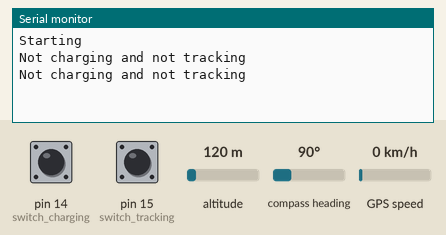
The sketch below on a simulated Arduino Mega 2560, built with avr-gcc and run on an emulated ATmega2560. Shown: the last lines printed to the serial monitor. The test bench sets the inputs (shaded band); at power-on: pin 14 (switch_charging) HIGH, pin 15 (switch_tracking) HIGH, altitude 120 m, compass heading 90°, GPS speed 0 km/h. The GPS gets a fix after 3 s at 37.7749, -122.4194 with 8 satellites.

Above: at 1.8 s.
1.9 s: pin 14 (switch_charging) pulled LOW for 0.6 s
At 2.8 s:
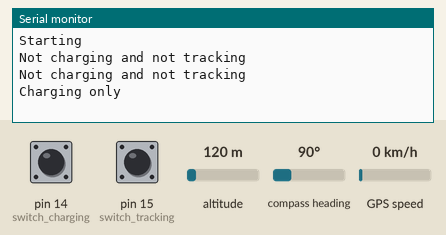
4.0 s: pin 15 (switch_tracking) pulled LOW for 0.6 s
At 4.5 s:
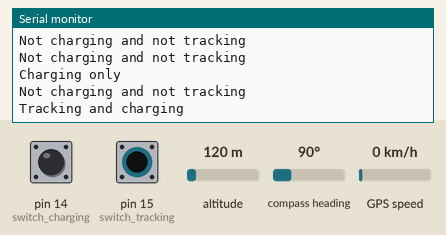
10.5 s: pin 15 (switch_tracking) pulled LOW for 1 s
At 11.9 s:
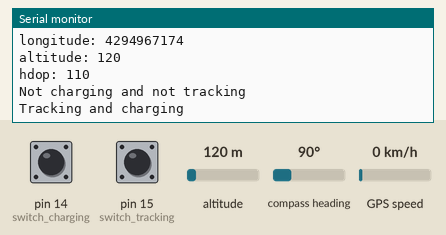
14.5 s: pin 14 (switch_charging) driven LOW
At 17.9 s:
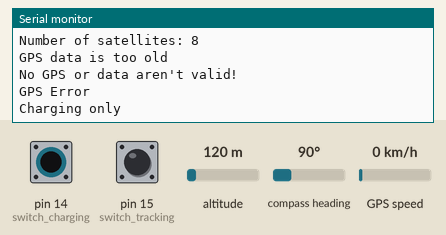

The sketch:

GPS_test_433.ino
```cpp
#include <TinyGPSPlus.h>
TinyGPSPlus gps;

// switch tracking / not tracking (for charging only)
int switch_charging = 14;
int switch_tracking = 15;

// LED colors
int green_LED = 18;
int red_LED = 19;

// LED blink
bool green_led_on = false;
bool red_led_on = false;

bool GPS_Error = false;

uint32_t latitude;
uint32_t longitude;
uint16_t altitude;
uint8_t hdop;

//----------------------------------------------------------------------------------------------------------------------

void turnOffLEDs(){
    digitalWrite(red_LED, LOW);                                    // Turn the red LED off by making the voltage HIGH
    digitalWrite(green_LED, LOW);                                  // Turn the green LED off by making the voltage HIGH
    green_led_on = false;
}

void blinkLEDTracking(){
    digitalWrite(red_LED, LOW);                                    // Turn the red LED off by making the voltage HIGH

    if (green_led_on){
        digitalWrite(green_LED, LOW);                              // Turn the green LED off by making the voltage HIGH
    }else{
        digitalWrite(green_LED, HIGH);                               // Turn the green LED on by making the voltage LOW
    }
    green_led_on = !green_led_on;

    Serial.println(F("Tracking and charging"));
}

void blinkLEDDoingNothing(){
    digitalWrite(green_LED, LOW);                              // Turn the green LED off by making the voltage HIGH
    digitalWrite(red_LED, LOW);                                // Turn the red LED on by making the voltage LOW

    if (green_led_on) {
        digitalWrite(green_LED, LOW);                          // Turn the green LED off by making the voltage HIGH
        digitalWrite(red_LED, HIGH);                             // Turn the red LED on by making the voltage LOW
    } else {
        digitalWrite(green_LED, HIGH);                           // Turn the green LED on by making the voltage LOW
        digitalWrite(red_LED, LOW);                            // Turn the red LED off by making the voltage HIGH
    }
    green_led_on = !green_led_on;

    Serial.println(F("Not charging and not tracking"));
}

void blinkLEDCharging(){
    digitalWrite(green_LED, LOW);                              // Turn the green LED off by making the voltage HIGH

    if (red_led_on){
         digitalWrite(red_LED, LOW);                           // Turn the red LED on by making the voltage LOW
    }else{
         digitalWrite(red_LED, HIGH);                            // Turn the red LED on by making the voltage LOW
    }
    red_led_on = !red_led_on;

    Serial.println(F("Charging only"));
}


void get_coords(){
    bool newData = false;

    for(unsigned long start = millis(); millis() - start < 5000;){
        while(Serial1.available()){
            if(gps.encode(Serial1.read())){
                newData = true;
            }
        }
    }

    // Výpis počtu satelitů
    Serial.print("Number of satellites: ");
    Serial.println(gps.satellites.value());

    if(newData && gps.location.isValid() && gps.altitude.isValid() && gps.hdop.isValid() && (gps.location.age() < 1000)){
        GPS_Error = false;
        saveCoordinates();
    }else{
        if (!newData) {
            Serial.println("No new data received from GPS");
        }
        if (!gps.location.isValid()) {
            Serial.println("GPS location is not valid");
        }
        if (!gps.altitude.isValid()) {
            Serial.println("GPS altitude is not valid");
        }
        if (!gps.hdop.isValid()) {
            Serial.println("GPS HDOP is not valid");
        }
        if (gps.location.age() >= 1000) {
            Serial.println("GPS data is too old");
        }
        Serial.println("No GPS or data aren't valid!");
        GPS_Error = true;
    }
}


void saveCoordinates(){
    latitude = gps.location.lat();
    longitude = gps.location.lng();
    altitude = gps.altitude.meters();
    hdop = gps.hdop.value();
}

void printCoordinates(){
    Serial.print("latitude: ");
    Serial.println(latitude);
    Serial.print("longitude: ");
    Serial.println(longitude);
    Serial.print("altitude: ");
    Serial.println(altitude);
    Serial.print("hdop: ");
    Serial.println(hdop);
}

void doAssemblyTest(){
    if(digitalRead(switch_tracking) == LOW){                   // Tracking and charging
        blinkLEDTracking();

        get_coords();

        if(!GPS_Error){
            turnOffLEDs();
            printCoordinates();
        }else{
            Serial.println(F("GPS Error"));
        }
    }else if(digitalRead(switch_charging) == LOW){              // Charging only
        blinkLEDCharging();
    }else if((digitalRead(switch_tracking) == HIGH) && (digitalRead(switch_charging) == HIGH)){ // Not charging and not tracking
        blinkLEDDoingNothing();
    }
}


void setup() {
    Serial.begin(9600);
    while(!Serial){}
    Serial.println(F("Starting"));

    Serial1.begin(9600);

    pinMode(green_LED, OUTPUT);             // Green LED
    pinMode(red_LED, OUTPUT);               // Red LED
    digitalWrite(green_LED, HIGH);          // Turn the green LED off by making the voltage HIGH
    digitalWrite(red_LED, HIGH);            // Turn the red LED off by making the voltage HIGH

    pinMode(switch_charging, INPUT);
    pinMode(switch_tracking, INPUT);
    digitalWrite(switch_charging, HIGH);    // Activate arduino internal pull up
    digitalWrite(switch_tracking, HIGH);    // Activate arduino internal pull up
}

void loop() {
    doAssemblyTest();
    delay(1000);
}
```

Measured:
- after the input at 1.9 s, the serial monitor: prints a new line after 0.10 s (image 1)
- after the input at 4.0 s, the serial monitor: prints a new line at once (image 2)
- after the input at 10.5 s, the serial monitor: prints a new line after 0.53 s (image 3)
- after the input at 14.5 s, the serial monitor: prints a new line after 2.5 s (image 4)
